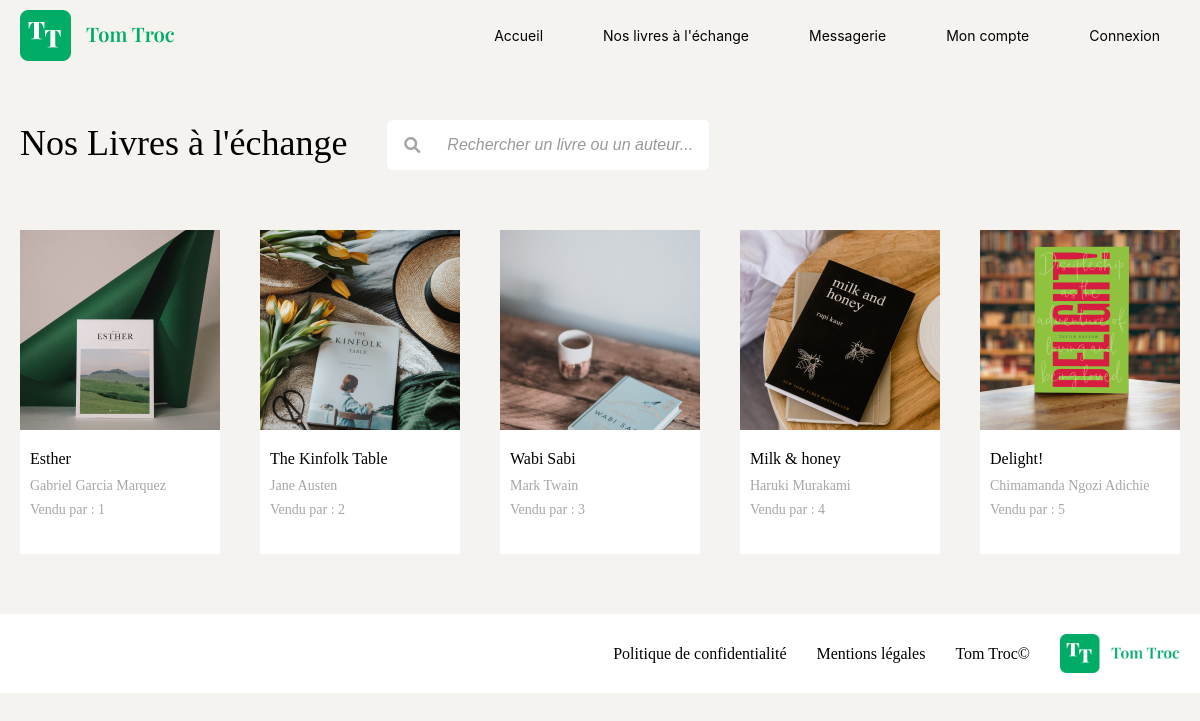
/index.php?action=books, run on an earlier commit of the app's database.
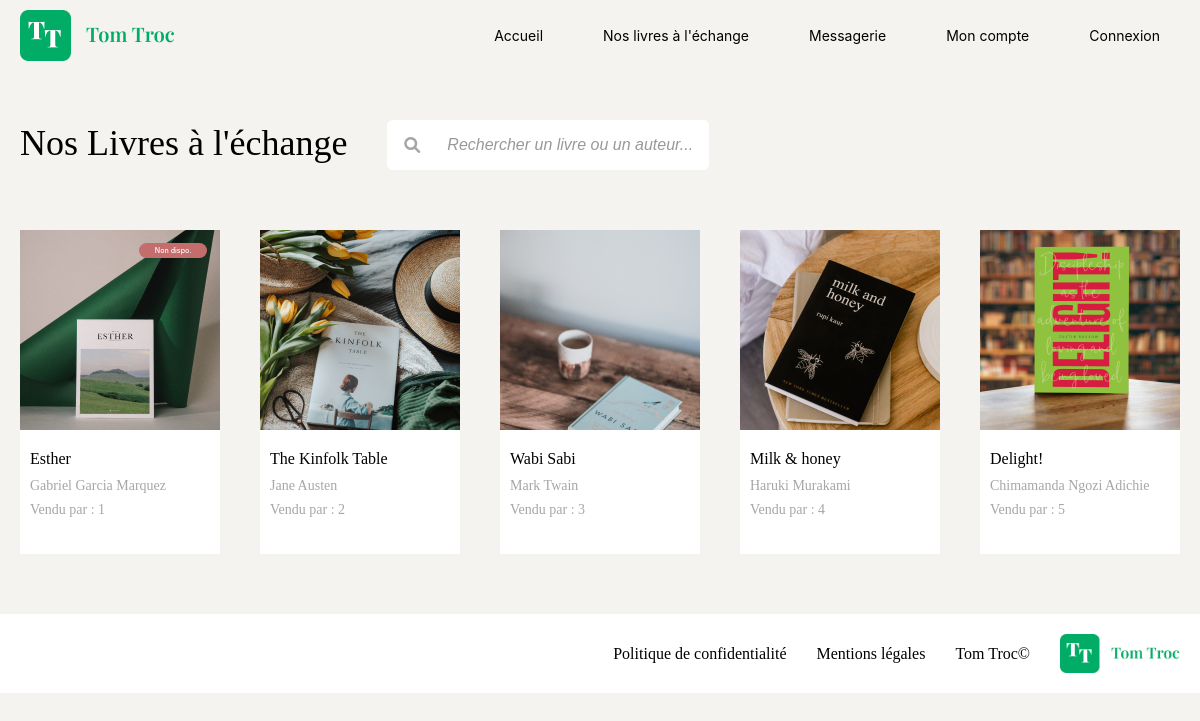
And on a later commit of the database.
### tables this page shows
CREATE TABLE IF NOT EXISTS `book` (
  `id` int NOT NULL AUTO_INCREMENT,
  `title` varchar(255) NOT NULL,
  `author` varchar(255) NOT NULL,
  `img` varchar(255) NOT NULL,
  `description` text NOT NULL,
  `createdAt` timestamp NOT NULL DEFAULT CURRENT_TIMESTAMP,
  `updatedAt` timestamp NULL DEFAULT CURRENT_TIMESTAMP,
  `available` tinyint(1) NOT NULL,
  `user_id` int DEFAULT NULL,
  PRIMARY KEY (`id`),
  KEY `fk_user` (`user_id`)
);

### views/View.php (called while the page is built, shortened)
<?php
class View
{
    public function render(string $viewName, array $params = []): void
    {
        $viewPath = $this->buildViewPath($viewName);
        $description = $this->_renderViewFromTemplate($viewPath, $params);
        require(MAIN_VIEW_PATH);
    }
    private function _renderViewFromTemplate(string $viewPath, array $params = []): string
    {
        if (file_exists($viewPath)) {
            extract($params);
            require($viewPath);
            return ob_get_clean();
        } else {
            throw new Exception("La vue '$viewPath' est introuvable.");
        }
    }
    private function buildViewPath(string $viewName): string
    {
        return TEMPLATE_VIEW_PATH . $viewName . '.php';
    }
}

### controllers/BookController.php (called while the page is built, shortened)
<?php
class BookController
{
    public function showBooksList(): void
    {
        $query = Utils::request('query', '');
        $query = trim($query);
        $bookManager = new BookManager();
        if (strlen($query) >= 2) {
            $books = $bookManager->searchBooks($query);
        } else {
            $books = $bookManager->getAllBooks();
        }
        $view = new View("Nos Livres");
        $view->render("books-list", ['books' => $books]);
    }
}

### index.php (called while the page is built, shortened)
<?php
require_once 'config/autoload.php';
$action = Utils::request('action', 'home');
try {
    $bookController = new BookController();
    switch ($action) {
        case 'books':
            $bookController->showBooksList();
            break;
    }
} catch (Exception $e) {
    error_log("Exception caught: " . $e->getMessage());
    $errorView = new View('Erreur');
    $errorView->render('errorPage', ['errorMessage' => $e->getMessage()]);
}

### config/autoload.php (called while the page is built, shortened)
<?php
spl_autoload_register(function ($className) {
    $paths = ['services', 'models', 'controllers', 'views'];
    foreach ($paths as $path) {
        $file = __DIR__ . '/../' . $path . '/' . $className . '.php';
        if (file_exists($file)) {
            break;
        }
    }
});

### models/DBmanager.php (called while the page is built, shortened)
<?php
class DBManager
{
    private static $instance;
    private $db;
    private function __construct()
    {
        $this->db = new PDO('mysql:host=' . DB_HOST . ';dbname=' . DB_NAME . ';charset=utf8', DB_USER, DB_PASS);
        $this->db->setAttribute(PDO::ATTR_ERRMODE, PDO::ERRMODE_EXCEPTION);
        $this->db->setAttribute(PDO::ATTR_DEFAULT_FETCH_MODE, PDO::FETCH_ASSOC);
    }
    public static function getInstance() : DBManager
    {
        if (!self::$instance) {
            self::$instance = new DBManager();
        }
        return self::$instance;
    }
    public function query(string $sql, ?array $params = null) : PDOStatement
    {
        if ($params == null) {
            $query = $this->db->query($sql);
        } else {
            $query = $this->db->prepare($sql);
            $query->execute($params);
        }
        return $query;
    }
}

### models/BookManager.php (called while the page is built, shortened)
<?php
class bookManager extends AbstractEntityManager
{
    public function getAllBooks(): array
    {
        $sql = "SELECT * FROM book";
        $result = $this->db->query($sql);
        $books = [];
        while ($book = $result->fetch()) {
            $books[] = new Book($book);
        }
        return $books;
    }
}

### models/AbstractEntity.php (called while the page is built, shortened)
<?php
abstract class AbstractEntity
{
    protected function hydrate(array $data) : void
    {
        foreach ($data as $key => $value) {
            $method = 'set' . str_replace('_', '', ucwords($key, '_'));
        }
    }
}

### models/Book.php (called while the page is built, shortened)
<?php
class Book extends AbstractEntity
{
    private int $userId;
    protected int $id;
    private string $title = "";
    private string $author = "";
    private ?string $img = null;
    private bool $available = true;
    public function getId(): int
    {
        return $this->id;
    }
    public function setId(int $id): void
    {
        $this->id = $id;
    }
    public function setUserId(int $userId): void
    {
        $this->userId = $userId;
    }
    public function getUserId(): int
    {
        return $this->userId;
    }
    public function setTitle(string $title): void
    {
        $this->title = $title;
    }
    public function getTitle(): string
    {
        return $this->title;
    }
    public function setAuthor(string $author): void
    {
        $this->author = $author;
    }
    public function getAuthor(): string
    {
        return $this->author;
    }
    public function setImg(?string $img): void
    {
        $this->img = $img;
    }
    public function getImg(): ?string
    {
        return $this->img;
    }
    public function setAvailable(bool $available): void
    {
        $this->available = $available;
    }
    public function isAvailable(): bool
    {
        return $this->available;
    }
    public function setCreatedAt(string|DateTime $createdAt, string $format = 'Y-m-d H:i:s'): void
    {
        if (is_string($createdAt)) {
            $createdAt = DateTime::createFromFormat($format, $createdAt);
        }
    }
}

### views/templates/books-list.php (the view, shortened to what this page needs)
<link rel="stylesheet" href="https://cdnjs.cloudflare.com/ajax/libs/font-awesome/6.0.0-beta3/css/all.min.css">
<div class="search-wrapper">
    <h1>Nos Livres à l'échange</h1>
    <form method="get" action="index.php">
        <div class="search-container">
            <div class="search-icon">
                <i class="fas fa-search"></i>
            </div>
            <input type="text" name="query" placeholder="Rechercher un livre ou un auteur...">
        </div>
    </form>
</div>
<section class="book-list">
    <div class="books">
        <?php if (!empty($books)) { ?>
            <?php foreach ($books as $book) { ?>
                <div class="book-card">
                    <div class="image-container">
                        <a href="index.php?action=book-detail&id=<?= $book->getId() ?>">
                            <?php
                            $imgSrc = $book->getImg() ?? '';
                            if (!empty($imgSrc) && file_exists($_SERVER['DOCUMENT_ROOT'] . '/' . $imgSrc)) {
                            ?>
                                <img src="<?= htmlspecialchars($imgSrc) ?>" alt="Image de <?= htmlspecialchars($book->getTitle()) ?>">
                            <?php } else { ?>
                                <p>Image non disponible</p>
                            <?php } ?>
                            <?php if (!$book->isAvailable()) { ?>
                                <div class="availability-badge">Non dispo.</div>
                            <?php } ?>
                    </div>
                    <div class="text-book-card">
                        <h3><?= htmlspecialchars($book->getTitle() ?? 'Titre non disponible') ?></h3>
                        <p class="author"><?= htmlspecialchars($book->getAuthor() ?? 'Auteur non disponible') ?></p>
                        <p class="seller">Vendu par : <?= htmlspecialchars($book->getUserId() ?? 'Utilisateur inconnu') ?></p>
                    </div>
                </div>
            <?php } ?>
        <?php } else { ?>
            <p>Aucun livre disponible pour le moment.</p>
        <?php } ?>
    </div>
</section>
</main>

### views/templates/main.php (shortened to what this page needs)
<!DOCTYPE html>
<html lang="fr">
<head>
    <link rel="stylesheet" href="./css/style.css">
</head>
<body>
    <?php include 'includes/header.php'; ?>
    <main>
        <?= $description  ?>
    <?php include 'includes/footer.php'; ?>
</body>
</html>

### views/templates/includes/header.php (shortened to what this page needs)
<header>
    <nav class="main-nav">
        <div class="nav-wrapper">
            <a href="index.php" class="logo-link">
                <img src="/img/logo_tom_troc.png" alt="logo_tom_troc" class="logo-image">
            </a>
            <div class="menu">
                <div class="nav-group nav-group--left">
                    <a href="index.php?action=home" class="nav-link">Accueil</a>
                    <a href="index.php?action=books" class="nav-link">Nos livres à l'échange</a>
                </div>
                <div class="nav-group nav-group--right">
                    <a href="#messages" class="nav-link">Messagerie</a>
                    <a href="#account" class="nav-link">Mon compte</a>
                    <?php if (isset($_SESSION['user'])) { ?>
                        <a href="index.php?action=disconnectUser" class="nav-link">Déconnexion</a>
                    <?php } else { ?>
                        <a href="index.php?action=login" class="nav-link">Connexion</a>
                    <?php } ?>
                </div>
            </div>
        </div>
    </nav>
</header>

### views/templates/includes/footer.php
<footer>
    <a href="index.php?action=privacy">Politique de confidentialité</a>
    <a href="index.php?action=legal">Mentions légales</a>
    <a href="index.php">Tom Troc©</a>
    <img src="./img/logo_tom_troc.png" alt="logo_tom_troc">
</footer>

### css/style.css (style rules this page uses)
* { margin: 0; padding: 0; box-sizing: border-box; }
:root { --backgroundColor: #F5F3EF; --titleColor: #000000; --textColor: #000000; --buttonDefaultColor: #00AC66; --headerColor: #000; --headerPaleColor: #ccc; --hamburgerColor: #A6A6A6; --PaleColor: white; --quoteColor: #aaa; --dateColor: #888; }
body { font-family: 'Playfair Display'; background-color: var(--backgroundColor); }
h1 { margin: 20px; font-size: 36px; font-weight: 400; line-height: 47.99px; color: var(--titleColor); }
a { text-decoration: none; color: inherit; }
header { display: flex; flex-direction: column; width: 100%; padding: 10px 20px; background-color: var(--backgroundColor); }
main { display: flex; flex-direction: column; }
.main-nav { height: 80px; background-color: var(--backgroundColor); position: relative; }
.nav-wrapper { display: flex; width: 100%; align-items: center; justify-content: space-between; position: relative; }
.logo-link { display: flex; align-items: center; }
.logo-image { width: 155px; height: 51px; }
.menu { display: none; flex-direction: column; background-color: var(--buttonDefaultColor); }
.nav-group { display: flex; flex-direction: column; }
.nav-link { font-family: 'Inter'; font-size: 12px; text-align: left; color: var(--textColor); padding: 10px 20px; }
.book-list { background-color: var(--backgroundColor); padding: 40px 20px; }
.books { display: flex; flex-wrap: wrap; gap: 20px; justify-content: center; }
.book-card { width: 200px; height: 324px; background-color: var(--PaleColor); overflow: hidden; display: flex; flex-direction: column; transition: transform 0.3s ease; position: relative; }
.text-book-card { margin: 10px; }
.book-card h3 { font-size: 16px; font-weight: 400; margin-bottom: 10px; color: var(--headerColor); }
.book-card img { width: 100%; height: 150px; object-fit: cover; margin-bottom: 10px; }
.book-card p { font-weight: 400; font-size: 14px; color: #A6A6A6; margin-bottom: 8px; }
.image-container { position: relative; width: 100%; height: auto; }
.image-container img { width: 100%; height: auto; display: block; }
.availability-badge { position: absolute; top: 12.7px; left: 119px; padding: 3.96px; border-radius: 23.67px; background: #C56D6D; color: #fff; opacity: 1; width: 68.3px; height: 14.92px; font-family: 'Inter', sans-serif; font-size: 7.1px; font-weight: 500; line-height: 8.59px; text-align: center; }
.image-container .availability-badge { display: block; }
.search-container { display: flex; align-items: center; width: 322px; height: 50px; background-color: #fff; border-radius: 6px; overflow: hidden; margin: 20px; }
.search-icon { width: 50px; height: 100%; display: flex; align-items: center; justify-content: center; }
.search-icon i { font-size: 16px; color: var(--hamburgerColor); }
.search-container input[type="text"] { flex: 1; height: 100%; border: none; outline: none; padding: 0 10px; border-radius: 0; box-sizing: border-box; font-size: 16px; color: #333; }
.search-container input[type="text"]::placeholder { color: #999; font-style: italic; }
footer { display: flex; flex-direction: column; align-items: center; padding: 20px; color: black; background-color: var(--PaleColor); gap: 10px; }
footer a, footer img { margin-bottom: 0; margin-right: 20px; }
footer img { width: 120px; height: auto; }
@media (min-width: 768px) { .menu { display: flex; flex-direction: row; justify-content: space-between; background-color: var(--backgroundColor); } }
@media (min-width: 768px) { .nav-group { flex-direction: row; padding: 0; } }
@media (min-width: 768px) { .nav-group--left { margin-left: 4px; } }
@media (min-width: 768px) { .nav-group--right { margin-left: auto; } }
@media (min-width: 768px) { .nav-link { font-size: 14px; margin-left: 20px; } }
@media (min-width: 768px) { .search-wrapper { display: flex; flex-direction: row; } }
@media (min-width: 768px) { footer { flex-direction: row; justify-content: flex-end; align-items: center; } }
@media (min-width: 768px) { footer a, footer img { margin-bottom: 0; margin-right: 20px; } }
@media (min-width: 768px) { footer a:last-child, footer img:last-child { margin-right: 0; } }

What changed in the data, as far as the page shows it:
changed book "Esther": now shows "Non dispo."
